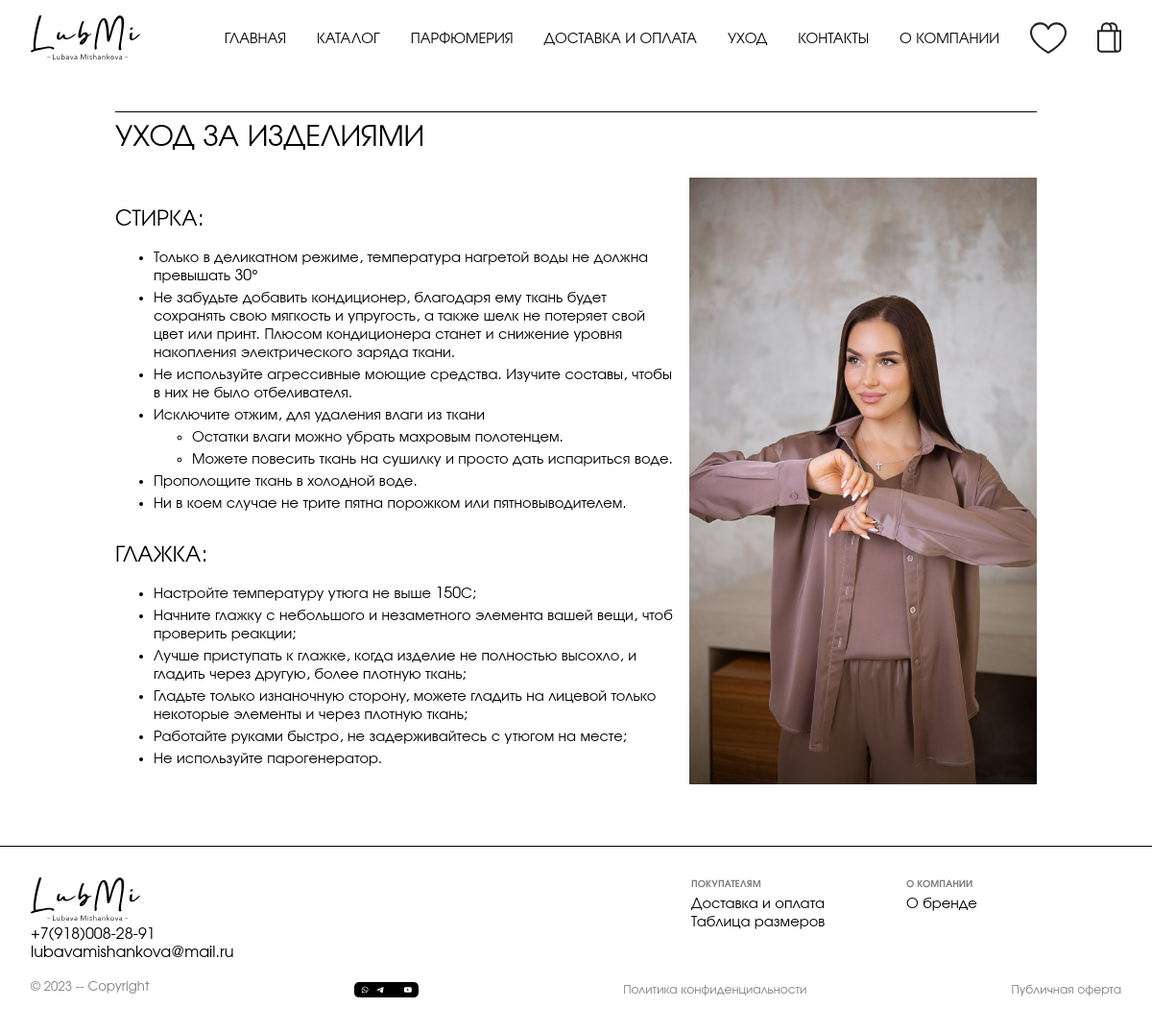
/lms/care/, run on the app's committed database.
### lms/models.py (models this page shows, shortened)
class DbItem(models.Model):
    created_at = models.DateTimeField(auto_now_add=True)
    updated_at = models.DateTimeField(auto_now=True)
    class Meta:
        abstract: bool = True

class Parameter(DbItem):
    key = models.CharField(primary_key=True, max_length=50)                                     # -- ключ --
    value = models.CharField(max_length=250)                                                    # -- значение --
    in_context = models.BooleanField(default=True)                                              # -- используется в контексте --
    description = models.TextField(null=True, blank=True)                                       # -- описание --
    @staticmethod
    def value_of(key, default=""):
        try:
            return Parameter.objects.get(pk=key).value
        except Parameter.DoesNotExist:
            return default

### lms/views.py (the view)
# urls.py: path('care/', CareView.as_view(), name='care'),
class CareView(View):
    @staticmethod
    def get(request, *_, **__):
        title = Parameter.value_of('title_care', 'Уход')
        return render(request, 'lms/care.html', {
            'page_title': title,
            'page_content': 'care-page',
            'text_00': """#Уход за изделиями""",
            'text_01': """##Стирка:\n\n- Только в деликатном режиме, температура нагретой воды не должна превышать 30°
            \n\n- Не забудьте добавить кондиционер, благодаря ему ткань будет сохранять свою мягкость и упругость, а также шелк
            не потеряет свой цвет или принт. Плюсом кондиционера станет и снижение уровня накопления электрического заряда ткани.
            \n\n- Не используйте агрессивные моющие средства. Изучите составы, чтобы в них не было отбеливателя.\n\n- Исключите отжим,
            для удаления влаги из ткани\n\n    - Остатки влаги можно убрать махровым полотенцем.\n\n    - Можете повесить ткань на сушилку
            и просто дать испариться воде.\n\n- Прополощите ткань в холодной воде.\n\n- Ни в коем случае не трите пятна порожком или
            пятновыводителем.\n\n##Глажка:\n\n- Настройте температуру утюга не выше 150С;\n\n- Начните глажку с небольшого и незаметного
            элемента вашей вещи, чтоб проверить реакции;\n\n- Лучше приступать к глажке, когда изделие не полностью высохло, и гладить через
            другую, более плотную ткань;\n\n- Гладьте только изнаночную сторону, можете гладить на лицевой только некоторые элементы и
            через плотную ткань; \n\n- Работайте руками быстро, не задерживайтесь с утюгом на месте;\n\n- Не используйте парогенератор."""})

### lms/processors/processors.py (called while the page is built)
def parameters_processor(_):  # TODO -- dont forget fixtures for params! --
    return {
        f'param_{p.key}': mark_safe(p.value) for p in Parameter.objects.filter(in_context=True)
    }

### lms/templatetags/custom_tags.py (called while the page is built)
@register.filter(name='markdown')
def markdown_format(text):
    return mark_safe(markdown.markdown(text, extensions=['tables', 'def_list']))

### lms/templates/lms/care.html
{% extends "lms/std_page.html" %}
{% load custom_tags %}
{% load thumbnail %}
{% load static %}
{% block page_content %}
{{ text_00 | markdown }}
<div class="grid12 grid12-aab">
<div class="g12-ia">{{ text_01 | markdown }}</div>
{% include "lms/include/picture.html" with classes="g12-ib" pic_file='img/pic-08.jpg' %}
</div>
{% endblock %}

### lms/templates/lms/include/navigation.html
{% load static %}
<nav>
  <a class="logo" href='{% url "lms:index" %}'><img src="{% static 'svg/logo.svg' %}"/></a>
  <a href='{% url "lms:index" %}'>{{param_title_main_page}}</a>
  <a href='{% url "lms:catalogue" %}'>{{param_title_catalogue}}</a>
  <a href='{% url "lms:perfumery" %}'>{{param_title_perfumery}}</a>
  <a href='{% url "lms:delivery" %}'>{{param_title_shipping_and_payment}}</a>
  <a href='{% url "lms:care" %}'>{{param_title_care}}</a>
  {% if param_value_contacts_modal.lower.strip == "yes" %}
  <a onclick="show_contacts();" class="hand">{{param_title_contacts}}</a>{% else %}
  <a href='{% url "lms:contacts" %}'>{{param_title_contacts}}</a>{% endif %}
  <a href='{% url "lms:about" %}'>{{param_title_about_company}}</a>
  <a class="picto hand" onclick="right_sidebar.show_favorites();"><img src="{% static 'svg/heart.svg' %}"/></a>
  <a class="picto hand" onclick="right_sidebar.show_scart();"><img src="{% static 'svg/bag.svg' %}"/></a>
</nav>

### lms/templates/lms/include/page-footer.html
{% load static %}
<div class="std-footer">
  <div class="std-footer-item-1">
    <a class="logo" href='{% url "lms:index" %}'><img src="{% static 'svg/logo.svg' %}"/></a>
    <a href='{% url "lms:index" %}'>{{param_value_contact_phone}}</a>
    <a href='{% url "lms:index" %}'>{{param_value_contact_email}}</a>
  </div>
  <div class="std-footer-item-2">
    <h6>{{param_title_for_buyers}}</h6>
    <a href='{% url "lms:delivery" %}'>{{param_title_shipping_and_payment}}</a>
    {% if param_value_size_chart_modal.lower.strip == "yes" %}
    <a onclick="show_size_chart();" class="hand">{{param_title_size_chart}}</a>{% else %}
    <a href='{% url "lms:sz_chart" %}'>{{param_title_size_chart}}</a>{% endif %}
  </div>
  <div class="std-footer-item-3">
    <h6>{{param_title_about_company}}</h6>
    <a href='{% url "lms:about" %}'>{{param_title_about_the_brand}}</a>
  </div>
  <div class="std-footer-item-4">
    <small>{{param_label_copyright}}</small>
    <img style="height:1em" src="{% static 'svg/footer.svg' %}"/>
    <a href='{{param_value_link_privacy_policy}}'><small>{{param_title_privacy_policy}}</small></a>
    <a href='{{param_value_link_public_offer}}'><small>{{param_title_public_offer}}</small></a>
  </div>
</div>

### lms/static/css/lms.css (style rules this page uses)
:root { --LeadingHeight: 3rem; --FooterHeight: 3rem; --DefPadding: 1em; --DefBottomPadding: 3rem; --Fonts: 'URW Gothic', helvetica, sans-serif; --ZixContent: 10; --ZixLeading: 20; --ZixPanels: 30; --ZixTop: 40; --CatItemWidth: 17rem; --ScartFigWidth: 7rem; --HeartSize: 1.6rem; --Gap: var(--DefPadding); --NarrowPageWidth: 60rem; --HoFSize: 9rem; }
* { outline: 0; -webkit-user-select: none; -khtml-user-select: none; -moz-user-select: none; -ms-user-select: none; user-select: none; }
body, aside, .content, .leading { margin: 0; padding: 0; font-family: var(--Fonts); }
.leading > nav { width: 100%; display: flex; flex-direction: row; align-items: center; justify-content: space-between; }
.leading > nav > a { margin-left: 1rem; margin-right: 1rem; text-decoration: none; text-transform: uppercase; color: black; }
.leading > nav > a.logo { margin-right: auto; }
.leading > nav > a > img, a.logo > img { height: calc(var(--LeadingHeight) * 0.95); }
.std-footer { padding: var(--DefPadding); display: grid; grid-template-rows: auto auto; grid-template-columns: auto 7rem 7rem 7rem 7rem; grid-template-areas: "A B B C C" "D D D D D"; }
[class^='std-footer-item'] { display: flex; flex-flow: column; }
[class^='std-footer-item'] > * { text-decoration: none; color: black; }
.std-footer-item-1 { grid-area: A; }
.std-footer-item-2 { grid-area: B; }
.std-footer-item-3 { grid-area: C; }
.std-footer-item-4 { grid-area: D; flex-flow: row; justify-content: space-between; place-items: center; margin-top: 1rem; }
h1 { font-weight:normal; border-top: 1px solid black; padding: 0.5rem 0 0 0; }
h2 { font-weight:normal; margin: 30px 0 0; }
h5, h6, small { opacity: 0.5; margin-block-start: 0.1em; margin-block-end: 0.5em; }
h1, h2, h3, h4, h5, h6 { text-transform: uppercase; }
.grid12 { display: grid; gap: 1rem; grid-template-columns: repeat(12, auto); grid-template-rows: repeat(12, auto); justify-items: stretch; }
.grid12-aab { grid-template-areas: "A A A A A A A A B B B B" "A A A A A A A A B B B B" "A A A A A A A A B B B B" "A A A A A A A A B B B B" "A A A A A A A A B B B B" "A A A A A A A A B B B B" "A A A A A A A A B B B B" "A A A A A A A A B B B B" "A A A A A A A A B B B B" "A A A A A A A A B B B B" "A A A A A A A A B B B B" "A A A A A A A A B B B B"; }
.g12-ia { grid-area: A; }
.hand { cursor: pointer; }
.care-page > * { max-width: var(--NarrowPageWidth); margin-left: auto; margin-right: auto; }
.care-page > *:last-child { margin-bottom: var(--DefBottomPadding); }
.care-page p { margin-top: 0.25rem; margin-bottom: 0; }

### data on the page
Parameter: value "ГЛАВНАЯ"
Parameter: value "КАТАЛОГ"
Parameter: value "ПАРФЮМЕРИЯ"
Parameter: value "ДОСТАВКА И ОПЛАТА", value "Доставка и оплата"
Parameter: value "УХОД"
Parameter: value "КОНТАКТЫ"
Parameter: value "О КОМПАНИИ"
Parameter: value "lubavamishankova@mail.ru"
Parameter: value "ПОКУПАТЕЛЯМ"
Parameter: value "Таблица размеров"
Parameter: value "О бренде"
Parameter: value "© 2023 -- Copyright"
Parameter: value "Политика конфиденциальности"
Parameter: value "Публичная оферта"

### other printed values
{{ text_00 | markdown }} "УХОД ЗА ИЗДЕЛИЯМИ"
{{ param_value_contact_phone }} "+7(918)008-28-91"
